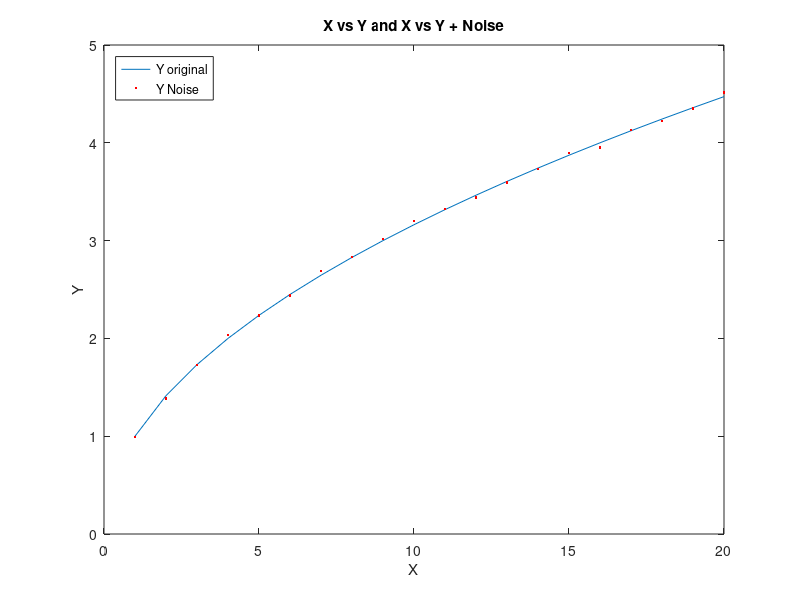

Write MATLAB code to recreate this figure.
clear,clc,close all
x = 1:20; % Sets the x axis
y1 = sqrt(x); % Makes y values for each x
plot(x,y1)
hold on
y2 = (rand(1,20)-0.5).*0.1+y1; % Adds noise by subtracting .5 to center and multiplying by .1 to set range
plot(x,y2,'r.')
title('X vs Y and X vs Y + Noise')
xlabel('X')
ylabel('Y')
legend('Y original', 'Y Noise','Location','northwest')